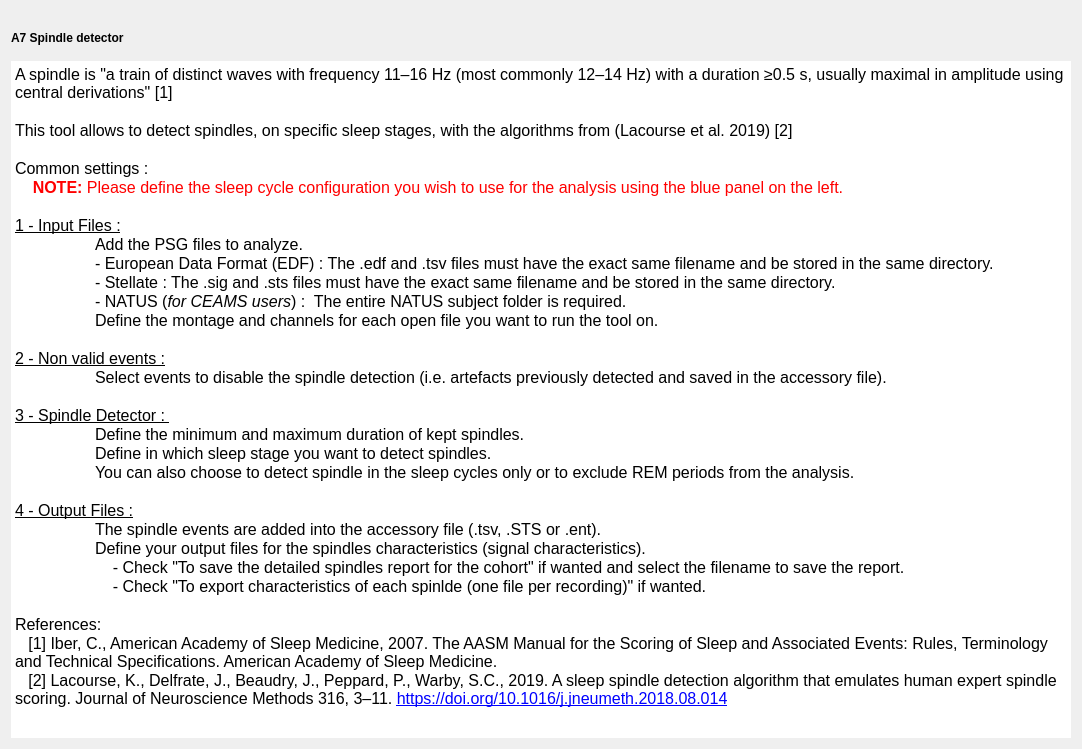
<?xml version="1.0" encoding="UTF-8"?>
<ui version="4.0">
 <class>SpindleDetectionDoc</class>
 <widget class="QWidget" name="SpindleDetectionDoc">
  <property name="geometry">
   <rect>
    <x>0</x>
    <y>0</y>
    <width>1082</width>
    <height>749</height>
   </rect>
  </property>
  <property name="windowTitle">
   <string/>
  </property>
  <layout class="QVBoxLayout" name="verticalLayout_2">
   <item>
    <widget class="QLabel" name="spindle_image">
     <property name="maximumSize">
      <size>
       <width>16777215</width>
       <height>100</height>
      </size>
     </property>
     <property name="text">
      <string/>
     </property>
     <property name="scaledContents">
      <bool>false</bool>
     </property>
     <property name="alignment">
      <set>Qt::AlignmentFlag::AlignCenter</set>
     </property>
    </widget>
   </item>
   <item>
    <layout class="QVBoxLayout" name="verticalLayout">
     <item>
      <widget class="QLabel" name="label">
       <property name="font">
        <font>
         <italic>false</italic>
         <bold>false</bold>
        </font>
       </property>
       <property name="text">
        <string>&lt;html&gt;&lt;head/&gt;&lt;body&gt;&lt;p&gt;&lt;span style=&quot; font-weight:600;&quot;&gt;A7 Spindle detector&lt;/span&gt;&lt;/p&gt;&lt;/body&gt;&lt;/html&gt;</string>
       </property>
      </widget>
     </item>
     <item>
      <spacer name="verticalSpacer">
       <property name="orientation">
        <enum>Qt::Orientation::Vertical</enum>
       </property>
       <property name="sizeType">
        <enum>QSizePolicy::Policy::Fixed</enum>
       </property>
       <property name="sizeHint" stdset="0">
        <size>
         <width>20</width>
         <height>10</height>
        </size>
       </property>
      </spacer>
     </item>
     <item>
      <widget class="QTextEdit" name="textEdit">
       <property name="frameShape">
        <enum>QFrame::Shape::NoFrame</enum>
       </property>
       <property name="frameShadow">
        <enum>QFrame::Shadow::Plain</enum>
       </property>
       <property name="lineWidth">
        <number>0</number>
       </property>
       <property name="readOnly">
        <bool>true</bool>
       </property>
       <property name="html">
        <string>&lt;!DOCTYPE HTML PUBLIC &quot;-//W3C//DTD HTML 4.0//EN&quot; &quot;http://www.w3.org/TR/REC-html40/strict.dtd&quot;&gt;
&lt;html&gt;&lt;head&gt;&lt;meta name=&quot;qrichtext&quot; content=&quot;1&quot; /&gt;&lt;meta charset=&quot;utf-8&quot; /&gt;&lt;style type=&quot;text/css&quot;&gt;
p, li { white-space: pre-wrap; }
hr { height: 1px; border-width: 0; }
li.unchecked::marker { content: &quot;\2610&quot;; }
li.checked::marker { content: &quot;\2612&quot;; }
&lt;/style&gt;&lt;/head&gt;&lt;body style=&quot; font-size:12pt; font-weight:400; font-style:normal;&quot;&gt;
&lt;p style=&quot; margin-top:0px; margin-bottom:0px; margin-left:0px; margin-right:0px; -qt-block-indent:0; text-indent:0px;&quot;&gt;A spindle is &amp;quot;a train of distinct waves with frequency 11–16 Hz (most commonly 12–14 Hz) with a duration ≥0.5 s, usually maximal in amplitude using central derivations&amp;quot; [1]&lt;/p&gt;
&lt;p style=&quot;-qt-paragraph-type:empty; margin-top:0px; margin-bottom:0px; margin-left:0px; margin-right:0px; -qt-block-indent:0; text-indent:0px;&quot;&gt;&lt;br /&gt;&lt;/p&gt;
&lt;p style=&quot; margin-top:0px; margin-bottom:0px; margin-left:0px; margin-right:0px; -qt-block-indent:0; text-indent:0px;&quot;&gt;This tool allows to detect spindles, on specific sleep stages, with the algorithms from (Lacourse et al. 2019) [2]&lt;/p&gt;
&lt;p style=&quot;-qt-paragraph-type:empty; margin-top:0px; margin-bottom:0px; margin-left:0px; margin-right:0px; -qt-block-indent:0; text-indent:0px;&quot;&gt;&lt;br /&gt;&lt;/p&gt;
&lt;p style=&quot; margin-top:0px; margin-bottom:0px; margin-left:0px; margin-right:0px; -qt-block-indent:0; text-indent:0px;&quot;&gt;Common settings : &lt;/p&gt;
&lt;p style=&quot; margin-top:0px; margin-bottom:0px; margin-left:0px; margin-right:0px; -qt-block-indent:0; text-indent:0px;&quot;&gt;&lt;span style=&quot; font-weight:700; color:#ff0000;&quot;&gt;    NOTE:&lt;/span&gt;&lt;span style=&quot; color:#ff0000;&quot;&gt; Please define the sleep cycle configuration you wish to use for the analysis using the blue panel on the left.&lt;/span&gt;&lt;/p&gt;
&lt;p style=&quot;-qt-paragraph-type:empty; margin-top:0px; margin-bottom:0px; margin-left:0px; margin-right:0px; -qt-block-indent:0; text-indent:0px;&quot;&gt;&lt;br /&gt;&lt;/p&gt;
&lt;p style=&quot; margin-top:0px; margin-bottom:0px; margin-left:0px; margin-right:0px; -qt-block-indent:0; text-indent:0px;&quot;&gt;&lt;span style=&quot; text-decoration: underline;&quot;&gt;1 - Input Files :&lt;/span&gt;&lt;/p&gt;
&lt;p style=&quot; margin-top:0px; margin-bottom:0px; margin-left:0px; margin-right:0px; -qt-block-indent:0; text-indent:0px;&quot;&gt;	Add the PSG files to analyze.&lt;/p&gt;
&lt;p style=&quot; margin-top:0px; margin-bottom:0px; margin-left:0px; margin-right:0px; -qt-block-indent:0; text-indent:0px;&quot;&gt;&lt;span style=&quot;&quot;&gt;   	- European Data Format (EDF) : The .edf and .tsv files must have the exact same filename and be stored in the same directory.&lt;/span&gt;&lt;/p&gt;
&lt;p style=&quot; margin-top:0px; margin-bottom:0px; margin-left:0px; margin-right:0px; -qt-block-indent:0; text-indent:0px;&quot;&gt;&lt;span style=&quot;&quot;&gt;   	- Stellate : The .sig and .sts files must have the exact same filename and be stored in the same directory.&lt;/span&gt;&lt;/p&gt;
&lt;p style=&quot; margin-top:0px; margin-bottom:0px; margin-left:0px; margin-right:0px; -qt-block-indent:0; text-indent:0px;&quot;&gt;&lt;span style=&quot;&quot;&gt;   	- NATUS (&lt;/span&gt;&lt;span style=&quot; font-style:italic;&quot;&gt;for CEAMS users&lt;/span&gt;&lt;span style=&quot;&quot;&gt;) : &lt;/span&gt;&lt;span style=&quot;&quot;&gt; The entire NATUS subject folder is required.&lt;/span&gt;&lt;/p&gt;
&lt;p style=&quot; margin-top:0px; margin-bottom:0px; margin-left:0px; margin-right:0px; -qt-block-indent:0; text-indent:0px;&quot;&gt;   	Define the montage and channels for each open file you want to run the tool on.&lt;/p&gt;
&lt;p style=&quot;-qt-paragraph-type:empty; margin-top:0px; margin-bottom:0px; margin-left:0px; margin-right:0px; -qt-block-indent:0; text-indent:0px;&quot;&gt;&lt;br /&gt;&lt;/p&gt;
&lt;p style=&quot; margin-top:0px; margin-bottom:0px; margin-left:0px; margin-right:0px; -qt-block-indent:0; text-indent:0px;&quot;&gt;&lt;span style=&quot; text-decoration: underline;&quot;&gt;2 - Non valid events :&lt;/span&gt;&lt;/p&gt;
&lt;p style=&quot; margin-top:0px; margin-bottom:0px; margin-left:0px; margin-right:0px; -qt-block-indent:0; text-indent:0px;&quot;&gt;	Select events to disable the spindle detection (i.e. artefacts previously detected and saved in the accessory file).&lt;/p&gt;
&lt;p style=&quot;-qt-paragraph-type:empty; margin-top:0px; margin-bottom:0px; margin-left:0px; margin-right:0px; -qt-block-indent:0; text-indent:0px;&quot;&gt;&lt;br /&gt;&lt;/p&gt;
&lt;p style=&quot; margin-top:0px; margin-bottom:0px; margin-left:0px; margin-right:0px; -qt-block-indent:0; text-indent:0px;&quot;&gt;&lt;span style=&quot; text-decoration: underline;&quot;&gt;3 - Spindle Detector : &lt;/span&gt;&lt;/p&gt;
&lt;p style=&quot; margin-top:0px; margin-bottom:0px; margin-left:0px; margin-right:0px; -qt-block-indent:0; text-indent:0px;&quot;&gt;	Define the minimum and maximum duration of kept spindles.&lt;/p&gt;
&lt;p style=&quot; margin-top:0px; margin-bottom:0px; margin-left:0px; margin-right:0px; -qt-block-indent:0; text-indent:0px;&quot;&gt;	Define in which sleep stage you want to detect spindles.&lt;/p&gt;
&lt;p style=&quot; margin-top:0px; margin-bottom:0px; margin-left:0px; margin-right:0px; -qt-block-indent:0; text-indent:0px;&quot;&gt;	You can also choose to detect spindle in the sleep cycles only or to exclude REM periods from the analysis.&lt;/p&gt;
&lt;p style=&quot;-qt-paragraph-type:empty; margin-top:0px; margin-bottom:0px; margin-left:0px; margin-right:0px; -qt-block-indent:0; text-indent:0px;&quot;&gt;&lt;br /&gt;&lt;/p&gt;
&lt;p style=&quot; margin-top:0px; margin-bottom:0px; margin-left:0px; margin-right:0px; -qt-block-indent:0; text-indent:0px;&quot;&gt;&lt;span style=&quot; text-decoration: underline;&quot;&gt;4 - Output Files :&lt;/span&gt;&lt;/p&gt;
&lt;p style=&quot; margin-top:0px; margin-bottom:0px; margin-left:0px; margin-right:0px; -qt-block-indent:0; text-indent:0px;&quot;&gt;	The spindle events are added into the accessory file (.tsv, .STS or .ent).&lt;/p&gt;
&lt;p style=&quot; margin-top:0px; margin-bottom:0px; margin-left:0px; margin-right:0px; -qt-block-indent:0; text-indent:0px;&quot;&gt;	Define your output files for the spindles characteristics (signal characteristics). &lt;/p&gt;
&lt;p style=&quot; margin-top:0px; margin-bottom:0px; margin-left:0px; margin-right:0px; -qt-block-indent:0; text-indent:0px;&quot;&gt;	    - Check &amp;quot;To save the detailed spindles report for the cohort&amp;quot; if wanted and select the filename to save the report.&lt;/p&gt;
&lt;p style=&quot; margin-top:0px; margin-bottom:0px; margin-left:0px; margin-right:0px; -qt-block-indent:0; text-indent:0px;&quot;&gt;	    - Check &amp;quot;To export characteristics of each spinlde (one file per recording)&amp;quot; if wanted.&lt;/p&gt;
&lt;p style=&quot;-qt-paragraph-type:empty; margin-top:0px; margin-bottom:0px; margin-left:0px; margin-right:0px; -qt-block-indent:0; text-indent:0px;&quot;&gt;&lt;br /&gt;&lt;/p&gt;
&lt;p style=&quot; margin-top:0px; margin-bottom:0px; margin-left:0px; margin-right:0px; -qt-block-indent:0; text-indent:0px;&quot;&gt;References:&lt;/p&gt;
&lt;p style=&quot; margin-top:0px; margin-bottom:0px; margin-left:0px; margin-right:0px; -qt-block-indent:0; text-indent:0px;&quot;&gt;   [1] Iber, C., American Academy of Sleep Medicine, 2007. The AASM Manual for the Scoring of Sleep and Associated Events: Rules, Terminology and Technical Specifications. American Academy of Sleep Medicine. &lt;/p&gt;
&lt;p style=&quot; margin-top:0px; margin-bottom:0px; margin-left:0px; margin-right:0px; -qt-block-indent:0; text-indent:0px;&quot;&gt;   [2] Lacourse, K., Delfrate, J., Beaudry, J., Peppard, P., Warby, S.C., 2019. A sleep spindle detection algorithm that emulates human expert spindle scoring. Journal of Neuroscience Methods 316, 3–11. &lt;a href=&quot;https://doi.org/10.1016/j.jneumeth.2018.08.014&quot;&gt;&lt;span style=&quot; text-decoration: underline; color:#0000ff;&quot;&gt;https://doi.org/10.1016/j.jneumeth.2018.08.014&lt;/span&gt;&lt;/a&gt; &lt;/p&gt;&lt;/body&gt;&lt;/html&gt;</string>
       </property>
      </widget>
     </item>
    </layout>
   </item>
  </layout>
 </widget>
 <resources>
  <include location="../../../../../snooz-toolbox/src/main/python/ui/themes/themes.qrc"/>
 </resources>
 <connections/>
</ui>
